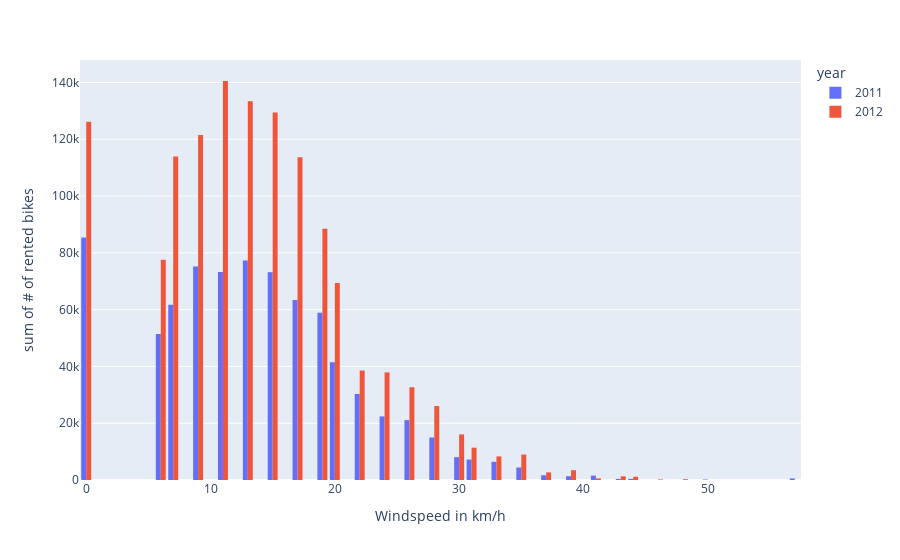

Here is the notebook cell this chart was saved with:
### Code cell
px.histogram(
    data_frame=bike,
    x="windspeed",
    y="count",
    color="year",
    #color_discrete_sequence=px.colors.qualitative.Bold,
    barmode="group",
    labels={
        "count": "# of rented bikes",
        "windspeed": "Windspeed in km/h"
    },
    #animation_frame="week",
    #range_y=[0,9000],
    #range_x=[-1,7],
    #text_auto=True
    )

### Figure 1 — Plotly figure (JSON) as saved in the notebook; plotly's stock layout.template omitted (floating-point values rounded to 4 significant figures; data arrays with more than 128 entries replaced by an {"elided": "..."} marker saying what was removed)
{"data": [{"alignmentgroup": "True", "bingroup": "x", "histfunc": "sum", "hovertemplate": "year=2011<br>Windspeed in km/h=%{x}<br>sum of # of rented bikes=%{y}<extra></extra>", "legendgroup": "2011", "marker": {"color": "#636efa", "pattern": {"shape": ""}}, "name": "2011", "offsetgroup": "2011", "orientation": "v", "showlegend": true, "type": "histogram", "x": {"elided": "5422 float values"}, "xaxis": "x", "y": {"elided": "5422 int values"}, "yaxis": "y"}, {"alignmentgroup": "True", "bingroup": "x", "histfunc": "sum", "hovertemplate": "year=2012<br>Windspeed in km/h=%{x}<br>sum of # of rented bikes=%{y}<extra></extra>", "legendgroup": "2012", "marker": {"color": "#EF553B", "pattern": {"shape": ""}}, "name": "2012", "offsetgroup": "2012", "orientation": "v", "showlegend": true, "type": "histogram", "x": {"elided": "5464 float values"}, "xaxis": "x", "y": {"elided": "5464 int values"}, "yaxis": "y"}], "layout": {"barmode": "group", "legend": {"title": {"text": "year"}, "tracegroupgap": 0}, "margin": {"t": 60}, "xaxis": {"anchor": "y", "domain": [0, 1], "title": {"text": "Windspeed in km/h"}}, "yaxis": {"anchor": "x", "domain": [0, 1], "title": {"text": "sum of # of rented bikes"}}}}
